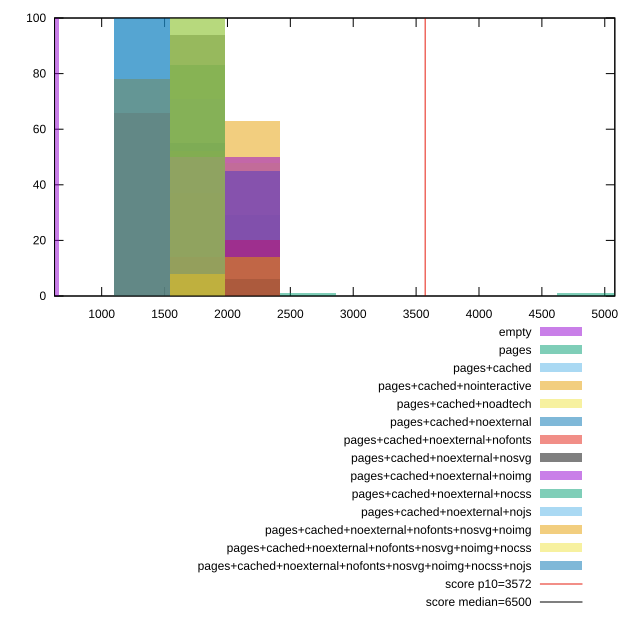

Reproduce this figure in gnuplot.
reset

$empty <<EOF
440.0054625859948 100
EOF

$pages <<EOF
5280.0655510319375 1
1760.0218503439792 83
2200.027312929974 14
2640.0327755159688 1
4840.060088445943 1
EOF

$pagesCached <<EOF
1760.0218503439792 71
2200.027312929974 29
EOF

$pagesCachedNointeractive <<EOF
1760.0218503439792 37
2200.027312929974 63
EOF

$pagesCachedNoadtech <<EOF
2200.027312929974 48
1760.0218503439792 52
EOF

$pagesCachedNoexternal <<EOF
1760.0218503439792 55
2200.027312929974 45
EOF

$pagesCachedNoexternalNofonts <<EOF
1320.0163877579844 66
1760.0218503439792 14
2200.027312929974 20
EOF

$pagesCachedNoexternalNosvg <<EOF
1760.0218503439792 94
2200.027312929974 6
EOF

$pagesCachedNoexternalNoimg <<EOF
1760.0218503439792 50
2200.027312929974 50
EOF

$pagesCachedNoexternalNocss <<EOF
1760.0218503439792 100
EOF

$pagesCachedNoexternalNojs <<EOF
1320.0163877579844 100
EOF

$pagesCachedNoexternalNofontsNosvgNoimg <<EOF
1320.0163877579844 78
2200.027312929974 14
1760.0218503439792 8
EOF

$pagesCachedNoexternalNofontsNosvgNoimgNocss <<EOF
1760.0218503439792 100
EOF

$pagesCachedNoexternalNofontsNosvgNoimgNocssNojs <<EOF
1320.0163877579844 100
EOF

set key outside below
set boxwidth 440.0054625859948
set xrange [625.16225:5079.971500000001]
set yrange [0:100]
set trange [0:100]
set style fill transparent solid 0.5 noborder

set parametric
set terminal svg size 640, 620 enhanced background rgb 'white'
set output "report_00008_2021-01-22T20:58:29.167/first-cpu-idle/comparison/histogram/all_raw.svg"

plot $empty title "empty" with boxes, \
     $pages title "pages" with boxes, \
     $pagesCached title "pages+cached" with boxes, \
     $pagesCachedNointeractive title "pages+cached+nointeractive" with boxes, \
     $pagesCachedNoadtech title "pages+cached+noadtech" with boxes, \
     $pagesCachedNoexternal title "pages+cached+noexternal" with boxes, \
     $pagesCachedNoexternalNofonts title "pages+cached+noexternal+nofonts" with boxes, \
     $pagesCachedNoexternalNosvg title "pages+cached+noexternal+nosvg" with boxes, \
     $pagesCachedNoexternalNoimg title "pages+cached+noexternal+noimg" with boxes, \
     $pagesCachedNoexternalNocss title "pages+cached+noexternal+nocss" with boxes, \
     $pagesCachedNoexternalNojs title "pages+cached+noexternal+nojs" with boxes, \
     $pagesCachedNoexternalNofontsNosvgNoimg title "pages+cached+noexternal+nofonts+nosvg+noimg" with boxes, \
     $pagesCachedNoexternalNofontsNosvgNoimgNocss title "pages+cached+noexternal+nofonts+nosvg+noimg+nocss" with boxes, \
     $pagesCachedNoexternalNofontsNosvgNoimgNocssNojs title "pages+cached+noexternal+nofonts+nosvg+noimg+nocss+nojs" with boxes, \
     3572,t title "score p10=3572", \
     6500,t title "score median=6500"

reset
